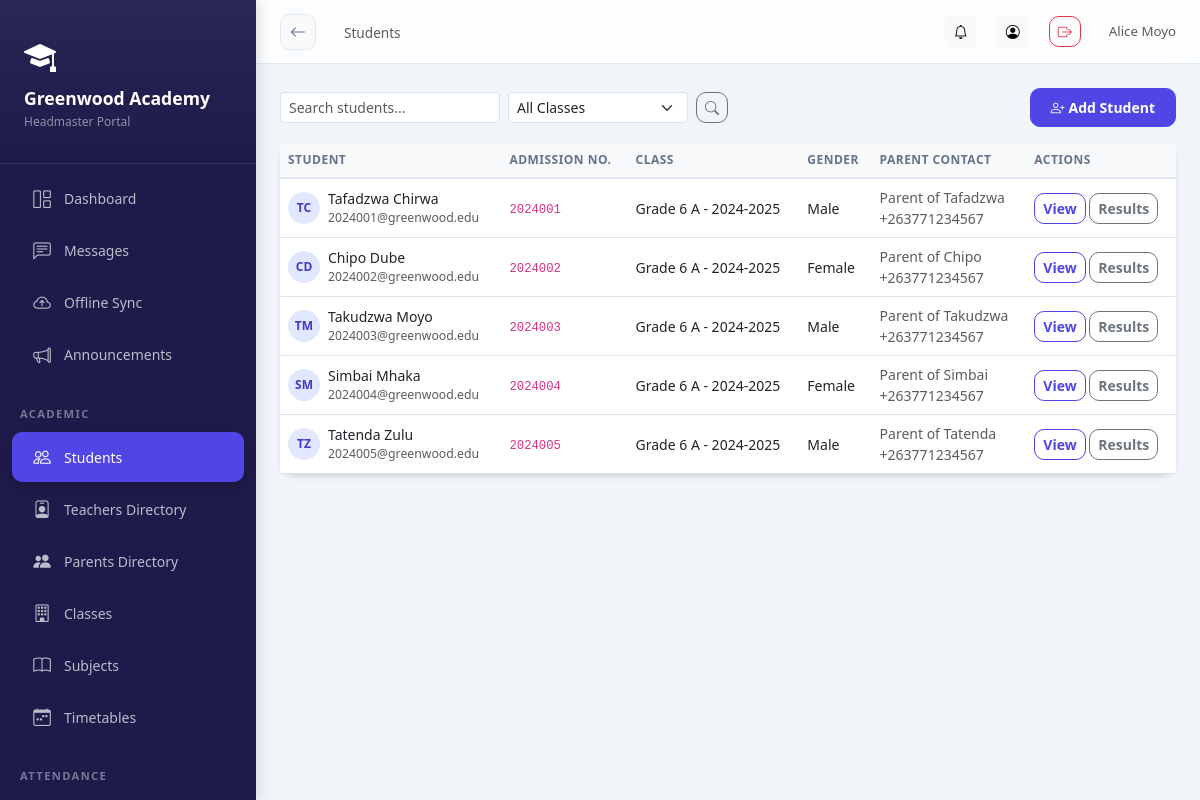
Page /academics/students/ (signed in) on the earlier database version.
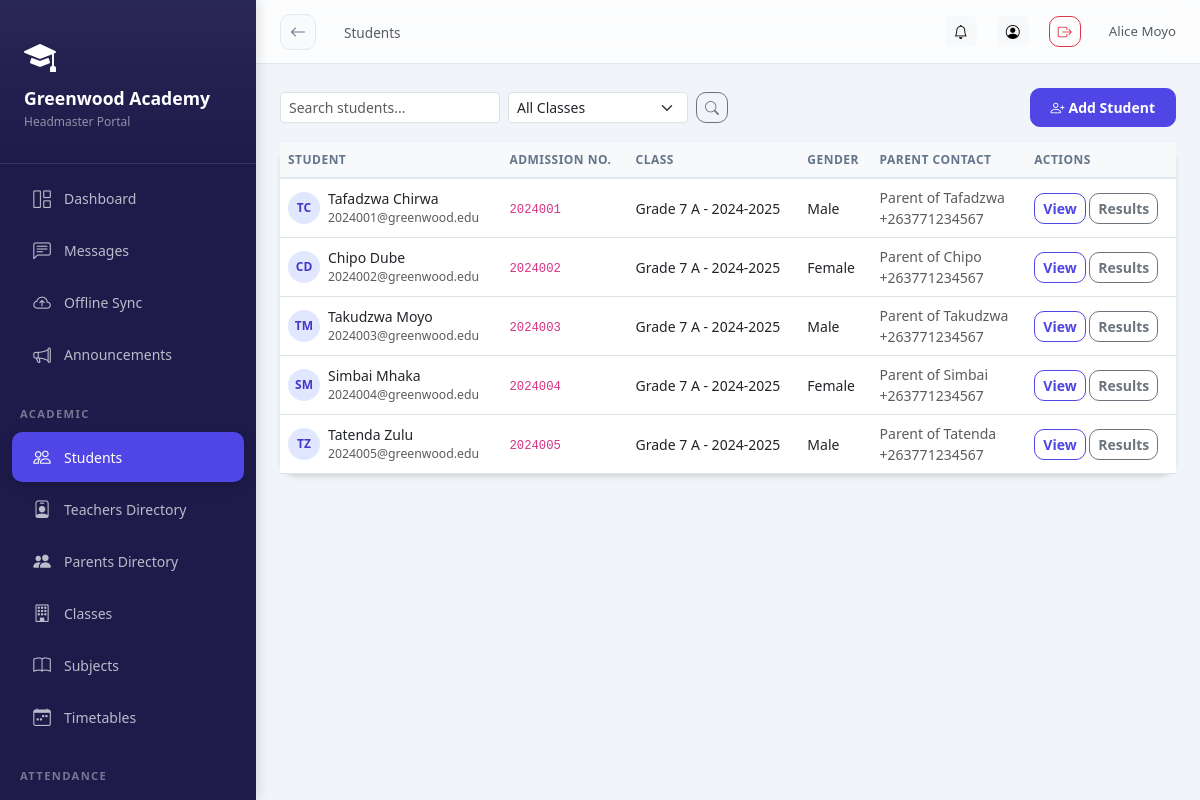
Same page on the later database version.
### schools/models.py (models this page shows, shortened)
class School(models.Model):
    STATUS_CHOICES = [
        ('pending', 'Pending Approval'),
        ('active', 'Active'),
        ('suspended', 'Suspended'),
        ('rejected', 'Rejected'),
    ]
    name = models.CharField(max_length=200)
    subdomain = models.CharField(max_length=50, unique=True, db_index=True)
    email = models.EmailField()
    phone = models.CharField(max_length=20, blank=True)
    address = models.TextField(blank=True)
    logo = models.ImageField(upload_to='school_logos/', blank=True, null=True)
    theme_color = models.CharField(max_length=7, default='#4F46E5', help_text='Hex color code')
    motto = models.CharField(max_length=200, blank=True)
    status = models.CharField(max_length=20, choices=STATUS_CHOICES, default='pending')
    is_demo = models.BooleanField(default=False)
    created_at = models.DateTimeField(auto_now_add=True)
    updated_at = models.DateTimeField(auto_now=True)
    is_deleted = models.BooleanField(default=False)
    parent_registration_enabled = models.BooleanField(default=True)
    registration_token = models.CharField(max_length=100, unique=True, blank=True, null=True)
    subscription_active = models.BooleanField(default=False)
    subscription_expires = models.DateTimeField(null=True, blank=True)
    GRADING_SYSTEM_CHOICES = [
        ('system', 'System Grading (Default: 30% CA, 70% Exam)'),
        ('custom_weights', 'Custom CA/Exam Weights'),
        ('multiple_components', 'Multiple Assessment Components'),
        ('subject_specific', 'Subject-Specific Grading'),
    ]
    grading_system = models.CharField(
        max_length=30,
        choices=GRADING_SYSTEM_CHOICES,
        default='system',
        help_text='Choose the grading system for your school'
    )
    ca_weight = models.FloatField(
        default=30.0,
        help_text='Weight percentage for Continuous Assessment (CA)',
        validators=[MinValueValidator(0), MaxValueValidator(100)]
    )
    exam_weight = models.FloatField(
        default=70.0,
        help_text='Weight percentage for Exam',
        validators=[MinValueValidator(0), MaxValueValidator(100)]
    )
    class Meta:
        ordering = ['-created_at']

class SchoolUser(SyncBaseModel):
    ROLE_CHOICES = [
        ('headmaster', 'Headmaster'),
        ('admin', 'School Admin'),
        ('teacher', 'Teacher'),
        ('student', 'Student'),
        ('parent', 'Parent'),
    ]
    user = models.ForeignKey(User, on_delete=models.CASCADE, related_name='school_memberships')
    school = models.ForeignKey(School, on_delete=models.CASCADE, related_name='members', db_index=True)
    role = models.CharField(max_length=20, choices=ROLE_CHOICES, db_index=True)
    is_active = models.BooleanField(default=True, db_index=True)
    signature = models.ImageField(upload_to='signatures/', blank=True, null=True)
    class Meta:
        unique_together = ['user', 'school']

### academics/models.py (models this page shows, shortened)
class Student(SyncBaseModel):
    GENDER_CHOICES = [
        ('M', 'Male'),
        ('F', 'Female'),
        ('O', 'Other'),
    ]
    user = models.OneToOneField(User, on_delete=models.CASCADE, related_name='student_profile')
    school = models.ForeignKey(School, on_delete=models.CASCADE, related_name='students', db_index=True)
    school_user = models.OneToOneField(SchoolUser, on_delete=models.CASCADE, related_name='student_details')
    admission_number = models.CharField(max_length=50, unique=True, db_index=True)
    date_of_birth = models.DateField()
    gender = models.CharField(max_length=1, choices=GENDER_CHOICES)
    address = models.TextField()
    phone = models.CharField(max_length=20, blank=True)
    photo = models.ImageField(upload_to='student_photos/', blank=True, null=True)
    current_class = models.ForeignKey(
        ClassSection,
        on_delete=models.SET_NULL,
        null=True,
        blank=True,
        related_name='students'
    )
    parent_name = models.CharField(max_length=200)
    parent_phone = models.CharField(max_length=20)
    parent_email = models.EmailField()
    date_joined = models.DateField(auto_now_add=True)
    is_active = models.BooleanField(default=True)
    objects = TenantManager()
    all_objects = models.Manager()
    class Meta:
        ordering = ['admission_number']

class ClassSection(SyncBaseModel):
    school = models.ForeignKey(School, on_delete=models.CASCADE, related_name='class_sections')
    class_level = models.ForeignKey(ClassLevel, on_delete=models.CASCADE, related_name='sections')
    section_name = models.CharField(max_length=20)  # e.g., "A", "B", "Science"
    class_teacher = models.ForeignKey(
        SchoolUser,
        on_delete=models.SET_NULL,
        null=True,
        blank=True,
        limit_choices_to={'role': 'teacher'},
        related_name='homeroom_classes'
    )
    academic_year = models.ForeignKey(AcademicYear, on_delete=models.CASCADE, related_name='sections')
    objects = TenantManager()
    all_objects = models.Manager()
    class Meta:
        unique_together = ['class_level', 'section_name', 'academic_year']
        ordering = ['class_level__order', 'section_name']
    def __str__(self):
        return f"{self.class_level.name} {self.section_name} - {self.academic_year.name}"

class ClassLevel(SyncBaseModel):
    school = models.ForeignKey(School, on_delete=models.CASCADE, related_name='class_levels')
    name = models.CharField(max_length=50)  # e.g., "Grade 1", "Class 5"
    order = models.IntegerField(default=0)
    objects = TenantManager()
    all_objects = models.Manager()
    class Meta:
        ordering = ['order', 'name']

class AcademicYear(SyncBaseModel):
    school = models.ForeignKey(School, on_delete=models.CASCADE, related_name='academic_years')
    name = models.CharField(max_length=50)  # e.g., "2024-2025"
    start_date = models.DateField()
    end_date = models.DateField()
    is_current = models.BooleanField(default=False)
    objects = TenantManager()
    all_objects = models.Manager()
    class Meta:
        ordering = ['-start_date']

### academics/views.py (the view, shortened to what this page needs)
# urls.py: path('students/', views.StudentListView.as_view(), name='student_list'),
@method_decorator(login_required, name='dispatch')
class StudentListView(ListView):
    model = Student
    template_name = 'academics/student_list.html'
    context_object_name = 'students'
    paginate_by = 20
    def get_queryset(self):
        if 'last_student_password' in self.request.session:
            if self.request.session.get('show_password_once'):
                del self.request.session['last_student_password']
                del self.request.session['show_password_once']
            else:
                self.request.session['show_password_once'] = True
        queryset = Student.objects.filter(school=self.request.school).select_related('user', 'current_class')
        class_id = self.request.GET.get('class')
        if class_id:
            queryset = queryset.filter(current_class_id=class_id)
        search = self.request.GET.get('search')
        return queryset
    def get_context_data(self, **kwargs):
        context = super().get_context_data(**kwargs)
        context['class_sections'] = ClassSection.objects.filter(school=self.request.school)
        return context

### core/models.py (called while the page is built)
    def get_queryset(self):
        queryset = super().get_queryset()
        school = get_current_school()
        if school:
            return queryset.filter(school=school)
        return queryset

### schools/context_processors.py (called while the page is built)
def school_context(request):
    school = getattr(request, 'school', None)
    school_role = ''
    if school and request.user.is_authenticated:
        try:
            su = SchoolUser.objects.get(user=request.user, school=school, is_active=True)
            school_role = su.role
        except SchoolUser.DoesNotExist:
            pass
    return {
        'current_school': school,
        'school_role': school_role,
    }

### academics/templates/academics/student_list.html (shortened to what this page needs)
{% extends 'base_dashboard.html' %}
{% block page_title %}Students{% endblock %}
{% block content %}
<div class="d-flex justify-content-between align-items-center mb-3">
    <div class="d-flex gap-2 align-items-center">
        <form method="get" class="d-flex gap-2">
            <input type="text" name="search" value="{{ request.GET.search }}" class="form-control form-control-sm" placeholder="Search students..." style="width:220px;">
            <select name="class" class="form-select form-select-sm" style="width:180px;">
                <option value="">All Classes</option>
            </select>
            <button type="submit" class="btn btn-sm btn-outline-secondary"><i class="bi bi-search"></i></button>
        </form>
    </div>
    <a href="{% url 'academics:student_add' %}" class="btn btn-primary btn-sm">
        <i class="bi bi-person-plus me-1"></i>Add Student
    </a>
</div>
<div class="card">
    <div class="table-responsive">
        <table class="table table-hover mb-0">
            <thead class="table-light">
                <tr>
                    <th>Student</th>
                    <th>Admission No.</th>
                    <th>Class</th>
                    <th>Gender</th>
                    <th>Parent Contact</th>
                    <th>Actions</th>
                </tr>
            </thead>
            <tbody>
                {% for student in students %}
                <tr>
                    <td>
                        <div class="d-flex align-items-center gap-2">
                            <div style="width:32px;height:32px;border-radius:50%;background:#e0e7ff;display:flex;align-items:center;justify-content:center;font-weight:600;font-size:0.75rem;color:#4338ca;">
                                {{ student.user.first_name|first|upper }}{{ student.user.last_name|first|upper }}
                            </div>
                            <div>
                                <div class="fw-medium">{{ student.user.get_full_name }}</div>
                                <div class="text-muted small">{{ student.user.email }}</div>
                            </div>
                        </div>
                    </td>
                    <td><code>{{ student.admission_number }}</code></td>
                    <td>{{ student.current_class|default:'—' }}</td>
                    <td>{{ student.get_gender_display }}</td>
                    <td class="small text-muted">{{ student.parent_name }}<br>{{ student.parent_phone }}</td>
                    <td>
                        <a href="{% url 'academics:student_detail' student.pk %}" class="btn btn-xs btn-sm btn-outline-primary">View</a>
                        <a href="{% url 'results:student_results' student.pk %}" class="btn btn-xs btn-sm btn-outline-secondary">Results</a>
                    </td>
                </tr>
                {% endfor %}
            </tbody>
        </table>
    </div>
</div>
{% endblock %}

### templates/base_dashboard.html (shortened to what this page needs)
<!DOCTYPE html>
<html lang="en">
<head>
<link rel="stylesheet" href="https://cdn.jsdelivr.net/npm/bootstrap@5.3.0/dist/css/bootstrap.min.css">
<link rel="stylesheet" href="https://cdn.jsdelivr.net/npm/bootstrap-icons@1.11.0/font/bootstrap-icons.css">
<link href="https://cdn.jsdelivr.net/npm/tom-select@2.2.2/dist/css/tom-select.bootstrap5.css" rel="stylesheet">
</head>
<body>
<div class="sidebar" id="sidebar">
  <div class="sidebar-brand">
    {% if current_school.logo %}
      <img src="{{ current_school.logo.url }}" alt="{{ current_school.name }}" class="rounded">
  {% else %}
    <i class="bi bi-mortarboard-fill text-white mb-2 d-block" style="font-size: 2rem;"></i>
  {% endif %}
  <h5>{{ current_school.name|default:"AcademiaLink" }}</h5>
  <small>{{ school_role|title }} Portal</small>
  </div>
  <nav class="py-2">
    <a href="{% url 'analytics:dashboard' %}" class="nav-link {% if request.path == '/analytics/dashboard/' %}active{% endif %}">
      <i class="bi bi-grid-1x2"></i> Dashboard
    </a>
    <a href="{% url 'messaging:list' %}" class="nav-link {% if 'messages' in request.path %}active{% endif %}">
      <i class="bi bi-chat-left-text"></i> Messages
    </a>
    <a href="{% url 'offline_sync' %}" class="nav-link {% if request.resolver_match.url_name == 'offline_sync' %}active{% endif %}">
      <i class="bi bi-cloud-arrow-up"></i>
      <span>Offline Sync</span>
    </a>
    <a href="{% url 'notifications:announcements' %}" class="nav-link {% if 'announcements' in request.path %}active{% endif %}">
      <i class="bi bi-megaphone"></i> Announcements
    </a>
    {% if school_role in 'headmaster,teacher' %}
    <div class="nav-section">Academic</div>
    <a href="{% url 'academics:student_list' %}" class="nav-link {% if 'students' in request.path %}active{% endif %}">
      <i class="bi bi-people"></i> Students
    </a>
    {% if school_role in 'headmaster,teacher,admin' %}
    <a href="{% url 'academics:teacher_list' %}" class="nav-link {% if 'teachers' in request.path %}active{% endif %}">
      <i class="bi bi-person-badge"></i> Teachers Directory
    </a>
    <a href="{% url 'academics:parent_list' %}" class="nav-link {% if 'parents' in request.path %}active{% endif %}">
      <i class="bi bi-people-fill"></i> Parents Directory
    </a>
    {% endif %}
    <a href="{% url 'academics:class_section_list' %}" class="nav-link {% if 'sections' in request.path %}active{% endif %}">
      <i class="bi bi-building"></i> Classes
    </a>
    <a href="{% url 'academics:subject_list' %}" class="nav-link {% if 'subjects' in request.path %}active{% endif %}">
      <i class="bi bi-book"></i> Subjects
    </a>
    {% if school_role in 'headmaster,teacher,admin' %}
    <a href="{% url 'timetable:dashboard' %}" class="nav-link {% if 'timetable' in request.path %}active{% endif %}">
      <i class="bi bi-calendar-week"></i> Timetables
    </a>
    {% endif %}
    <div class="nav-section">Attendance</div>
    <a href="{% url 'attendance:home' %}" class="nav-link {% if 'attendance' in request.path %}active{% endif %}">
    </a>
    {% endif %}
  </nav>
</div>
<div class="main-content">
  <div class="topbar">
    <div class="topbar-left">
      <a href="javascript:history.back()" class="btn-back d-none d-md-flex" id="global-back-btn" title="Go Back">
        <i class="bi bi-arrow-left"></i>
      </a>
      <nav aria-label="breadcrumb" class="d-none d-md-block">
        <span class="text-muted" style="font-size:.85rem;">{% block page_title %}{% endblock %}</span>
      </nav>
    </div>
    <div class="topbar-right">
        <a href="{% url 'notifications:list' %}" class="btn btn-sm btn-light position-relative" title="Notifications">
        <i class="bi bi-bell"></i>
      </a>
      <a href="{% url 'accounts:profile' %}" class="btn btn-sm btn-light" title="Profile">
        <i class="bi bi-person-circle"></i>
      </a>
      <a href="{% url 'accounts:logout' %}" class="btn btn-sm btn-outline-danger" title="Logout">
        <i class="bi bi-box-arrow-right"></i>
      </a>
      <span class="text-muted d-none d-md-inline-block ms-2" style="font-size:.83rem;">
        {{ user.get_full_name|default:user.username }}
      </span>
    </div>
  </div>
  <div class="page-content">
    {% block content %}{% endblock %}
  </div>
</div>
</body>
</html>

Differences in the rows shown:
changed Student "Parent of Tafadzwa": current_class "Grade 6 A - 2024-2025" → "Grade 7 A - 2024-2025"
changed Student "Parent of Chipo": current_class "Grade 6 A - 2024-2025" → "Grade 7 A - 2024-2025"
changed Student "Parent of Takudzwa": current_class "Grade 6 A - 2024-2025" → "Grade 7 A - 2024-2025"
changed Student "Parent of Simbai": current_class "Grade 6 A - 2024-2025" → "Grade 7 A - 2024-2025"
changed Student "Parent of Tatenda": current_class "Grade 6 A - 2024-2025" → "Grade 7 A - 2024-2025"
